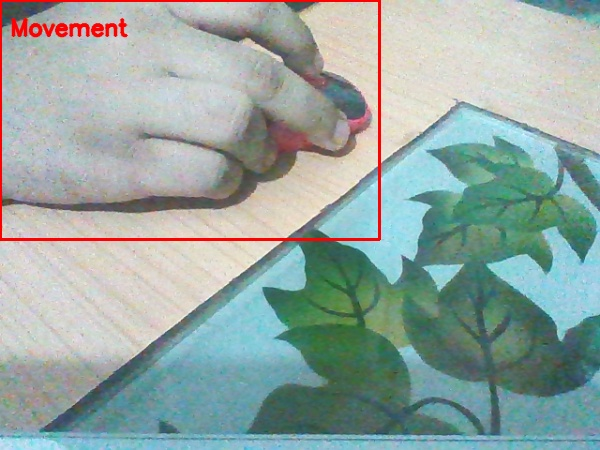
#> input picture Images/Motion_Webcam.jpg, 600 x 450 px, given in place of the camera
$ python app.py
#> lines starting #> are read from the running program, lines starting #| are printed output that depends on the picture; after the words box and inside, x2 and y2 are one past the last pixel; in counts of white or black regions, pixels touching at a corner belong together
import imutils
import cv2 as cv
import numpy as np
from imutils.object_detection import non_max_suppression


vid = cv.VideoCapture(0)

fgbg = cv.createBackgroundSubtractorMOG2()
while True:
    ret, frame = vid.read()
#> frame is the input picture: shape (450, 600, 3); mean B, G, R 162.7, 167.1, 149.9
    #print(ret)
    frame = imutils.resize(frame, width = 600)
    gray = cv.cvtColor(frame, cv.COLOR_BGR2GRAY)
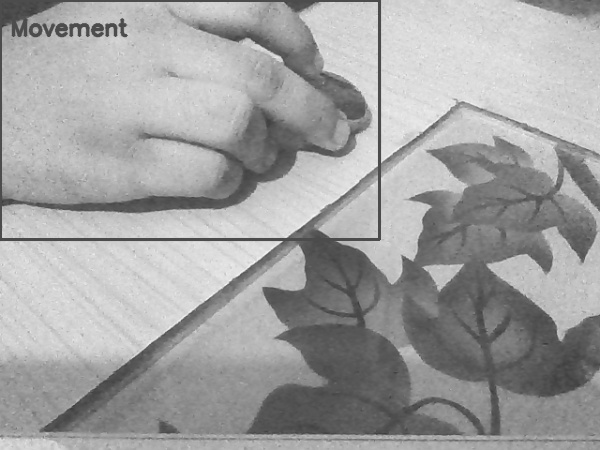
#> gray: shape (450, 600); min 57, max 248, mean 161.5
    blur = cv.GaussianBlur(gray, (21, 21), 0)
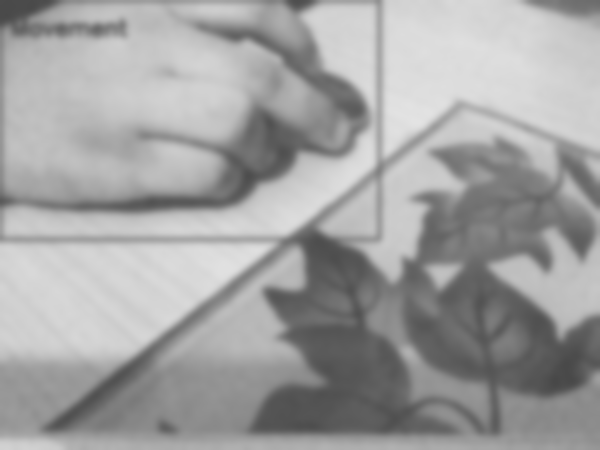
#> blur: shape (450, 600); min 72, max 227, mean 161.5
    fgmask=fgbg.apply(blur)
#> fgmask: shape (450, 600); every value is 127
    thresh = cv.threshold(fgmask, 50, 255, cv.THRESH_BINARY)[1]
#> thresh: shape (450, 600); every value is 255
    dil = cv.dilate(thresh, None, iterations = 1)

    cnts, _ = cv.findContours(dil.copy(), cv.RETR_EXTERNAL, cv.CHAIN_APPROX_SIMPLE)
#> cnts = [[[0, 0], [0, 449], [599, 449], [599, 0]]]
    rects=[]
    for c in cnts:
        (x, y, w, h) = cv.boundingRect(c)
        if cv.contourArea(c) > 2000:
            #print(cv.contourArea(c))
            rects.append([x, y, x + w, y + h])
            #cv.rectangle(frame, (x, y), (x + w, y + h), (0, 0, 255), 2)
            cv.putText(frame, str("Movement"), (10,35), cv.FONT_HERSHEY_SIMPLEX, 0.75, (0,0,255), 2, cv.LINE_AA)
#> this loop made 1 pass
#> (c, x, y, w, h) on pass 1: ([[0, 0], [0, 449], [599, 449], [599, 0]], 0, 0, 600, 450)
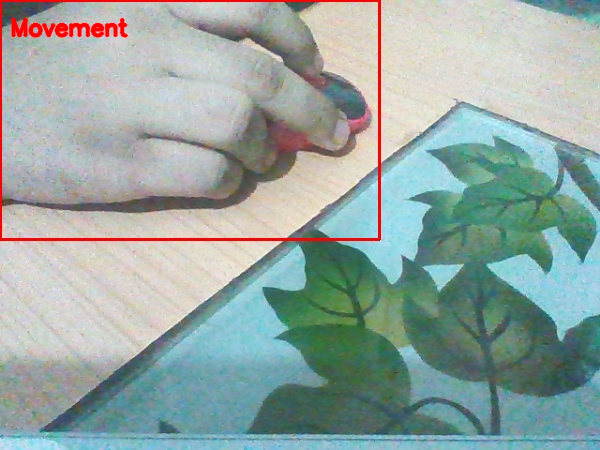
#> frame: shape (450, 600, 3); 0.55% of pixels changed, all inside (x1, y1, x2, y2) = (10, 18, 129, 38)
#> after the loop, rects = [[0, 0, 600, 450]]

    rects=np.array(rects)
    pick = non_max_suppression(rects, probs=None, overlapThresh=0)
#> pick = [[0, 0, 600, 450]]
    for (xA, yA, xB, yB) in pick:
        cv.rectangle(frame, (xA, yA), (xB, yB), (0, 0, 255), 2)
#> this loop made 1 pass
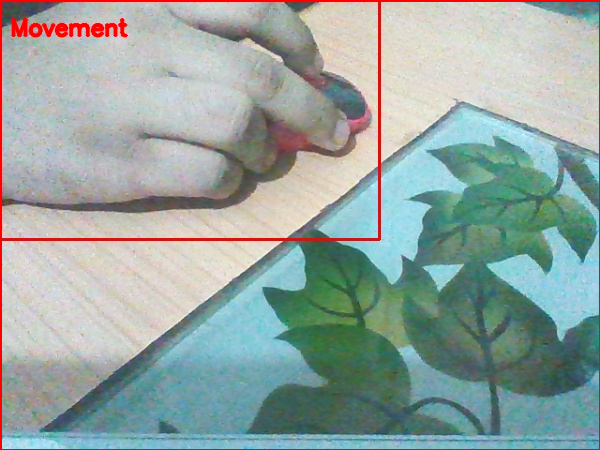
#> frame: shape (450, 600, 3); 1.16% of pixels changed, all inside (x1, y1, x2, y2) = (0, 0, 600, 450)
    cv.imshow("Masked", fgmask)
    cv.imshow("Thresholded", thresh)
    cv.imshow("Video", frame)
    ch = cv.waitKey(1)
#> (key q is pressed here)
    if ch & 0xFF == ord('q'):
        break

vid.release();
cv.destroyAllWindows()
